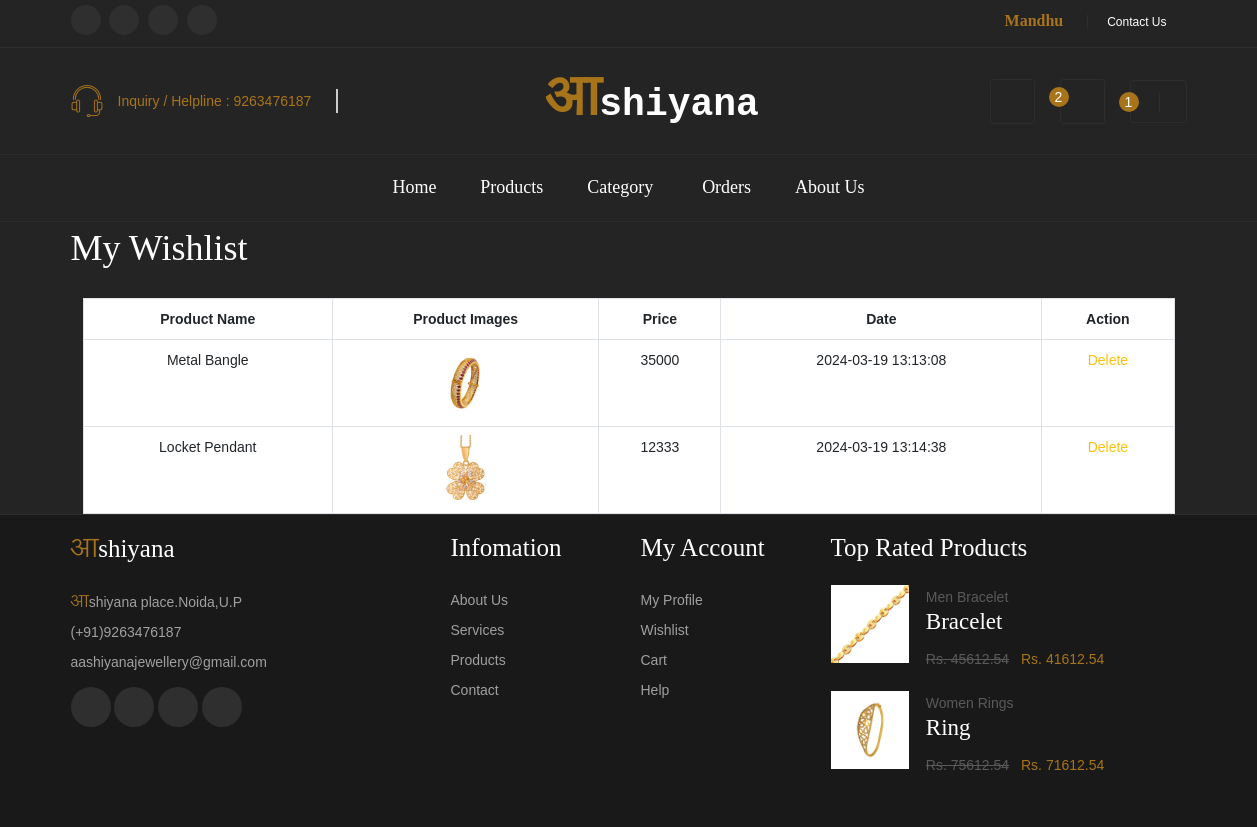
The page /showWishlist.php (signed in) on the database its author committed.
### tables this page shows
CREATE TABLE `wishlist` (
  `id` int(11) NOT NULL,
  `user_id` int(100) NOT NULL,
  `product_id` int(255) NOT NULL,
  `qty` int(100) NOT NULL,
  `placed_on` datetime NOT NULL DEFAULT current_timestamp()
);

CREATE TABLE `products` (
  `product_id` int(100) NOT NULL,
  `name` varchar(100) NOT NULL,
  `collection` varchar(255) NOT NULL,
  `cat_id` int(255) NOT NULL,
  `details` varchar(500) NOT NULL,
  `image` varchar(100) NOT NULL,
  `category` varchar(255) NOT NULL,
  `price` int(255) NOT NULL,
  `net_price` int(255) NOT NULL
);

### showWishlist.php (the view, shortened to what this page needs)
<!DOCTYPE html>
<html lang="en">
<head>
    <link rel="stylesheet" href="https://stackpath.bootstrapcdn.com/bootstrap/5.0.0-alpha2/css/bootstrap.min.css">
    <link rel="stylesheet" href="http://code.ionicframework.com/ionicons/2.0.1/css/ionicons.min.css">
    <link rel="stylesheet" href="https://cdnjs.cloudflare.com/ajax/libs/OwlCarousel2/2.3.4/assets/owl.carousel.min.css">
    <link rel="stylesheet" href="https://cdnjs.cloudflare.com/ajax/libs/animate.css/4.1.1/animate.min.css">
    <link rel="stylesheet" href="https://cdnjs.cloudflare.com/ajax/libs/slick-carousel/1.8.1/slick.min.css">
    <link rel="stylesheet" href="style.css">
    <link rel="stylesheet" href="style2.css">
    <link rel="stylesheet" href="responsive.css">
</head>
<body>
    <div class="home_black_version">
        <?php include('header.php') ?>
        <div class="container text-white">
            <h2 class='text-left text-white mt-2' style="font-family:poppins;">My Wishlist</h2>
            <section id="content">
                <div class="content-blog content-account">
                    <div class="container">
                        <div class="row">
                            <div class="col-md-12">
                                <br>
                                <?php
                                $cum_id = $_SESSION['customerid'];
                                $sql = "SELECT * FROM wishlist JOIN products on products.product_id=wishlist.product_id AND user_id = '$cum_id' ";
                                $result = mysqli_query($conn, $sql);
                                if (mysqli_num_rows($result) > 0) {
                                    ?>
                                    <table
                                        class="cart-table account-table table table-bordered bg-white text-dark text-center mb-0">
                                        <thead>
                                            <tr>
                                                <th>Product Name</th>
                                                <th>Product Images</th>
                                                <th>Price</th>
                                                <th>Date</th>
                                                <th>Action</th>
                                            </tr>
                                        </thead>
                                        <tbody>
                                            <?php
                                            while ($row = mysqli_fetch_assoc($result)) {
                                                ?>
                                                <tr>
                                                    <td>
                                                        <a href="details.php?id=<?php echo $row['product_id']; ?>">
                                                            <?php echo $row['name']; ?>
                                                        </a>
                                                    </td>
                                                    <td><img src="admin/<?php echo $row['image']; ?>" alt=""
                                                            style="height:70px; width:70px;">
                                                    </td>
                                                    <td>
                                                        <?php echo $row['net_price']; ?>
                                                    </td>
                                                    <td>
                                                        <?php echo $row['placed_on']; ?>
                                                    </td>
                                                    <td>
                                                        <a href="deleteWishlist.php?product_id=<?php echo $row["product_id"] ?>&cum_id=<?php echo $_SESSION['customerid']; ?>"
                                                            class="text-warning">Delete</a>
                                                    </td>
                                                </tr>
                                                <?php
                                            }
                                } else {
                                    echo "<h3 class='text-white text-center mb-5'>There is no products.....</h3>";
                                }
                                ?>
                                    </tbody>
                                </table>
                            </div>
                        </div>
                    </div>
                </div>
            </section>
        </div>
    </div>
    <?php include('footer.php') ?>
</body>
</html>

### style.css (style rules this page uses)
* { box-sizing: border-box; }
*, *::after, *::before { box-sizing: border-box; }
html, body { height: 100%; }
body { line-height: 24px; font-size: 14px; font-style: normal; font-weight: 400; visibility: visible; font-family: "Poppins", sans-serif; color: #5a5a5a; }
h1, h2, h3, h4, h5, h6 { font-weight: 400; margin-top: 0; font-family: "Baloo 2", cursive; }
h2 { font-size: 36px; line-height: 36px; }
a, button { color: inherit; line-height: inherit; text-decoration: none; cursor: pointer; }
img { max-width: 100%; height: auto; }
.home_black_version { background: #242424; }

### rows shown on the page
wishlist: product.name "Metal Bangle", product.image (picture), product.net_price "35000", placed_on "2024-03-19 13:13:08"
wishlist: product.name "Locket Pendant", product.image (picture), product.net_price "12333", placed_on "2024-03-19 13:14:38"

### other values the page prints
$_SESSION['name'] "Mandhu"
$count1 "2"
$count "1"
